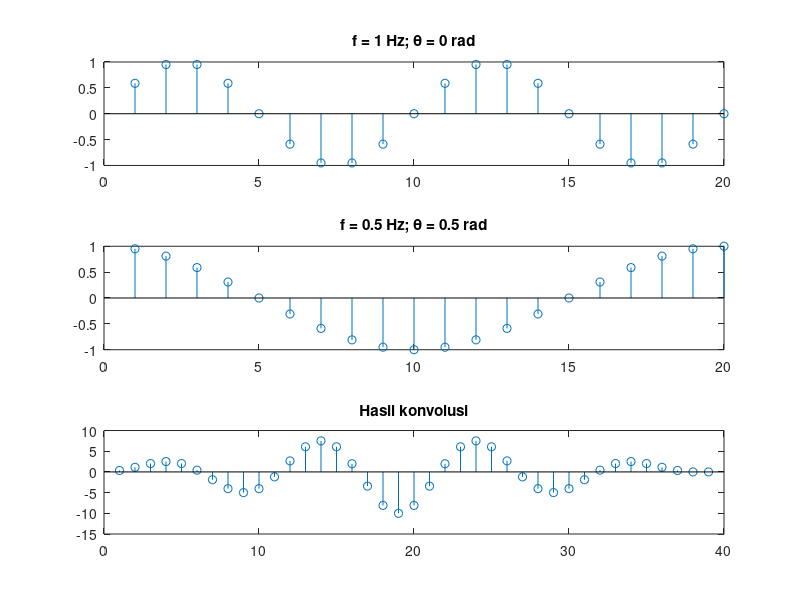

Write the MATLAB code that produced this figure.
% membangkitkan dua sinyal sinus 
% dan melakukan operasi konvolusi untuk keduanya
clc;
L = 20;         % banyak titik sampel(>=20)
f1 = 1;       % frekuensi gelombang 1 (Hz)
f2 = 0.5;       % frekuensi gelombang 2 (Hz)
teta1 = 0;      % fase gelombang 1(rad)
teta2 = 0.5;    % fase gelombang 1(rad)
A1 = 1;         % amplitudo gel 1
A2 = 1;         % amplitudo gel 2

% gelombang 1
t = 1:L;
t = 2*t/L;
y1 = A1*sin(2*pi*f1*t + teta1*pi);

% gelombang 2
y2 = A2*sin(2*pi*f2*t + teta2*pi);

% konvolusi
konv = conv(y1, y1);

% 1st plot
subplot(311)
stem(y1)
title(['f = ', num2str(f1), ' Hz; \theta = ', num2str(teta1), ' rad'])

% 2nd plot
subplot(3,1,2)
stem(y2)
title(['f = ', num2str(f2), ' Hz; \theta = ', num2str(teta2), ' rad'])

% 3rd plot
subplot(313)
stem(konv)
title('Hasil konvolusi')

% saveas(gcf, 'sin_2.jpg')